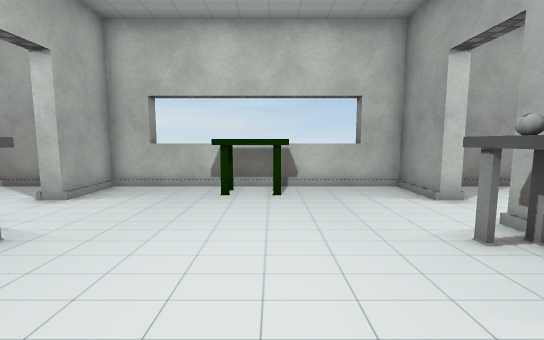
[1] (above)

15 first-person views from a walk through a 3-D level made in the Unity game engine. The camera is 1.4 m above the floor, tilts 6° down and sees 90° across. Doors are open. The floor is counted in squares, 1 m on a side. Each view is taken from the middle of a square. On the plan, view 1 faces up. The plan holds only what a view shows up to about 13 squares ahead; the rest is blank. The player character is not drawn. Some surface patterns are stand-ins.

[2]
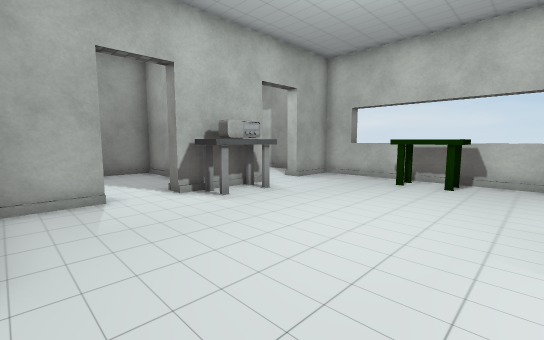

[3]
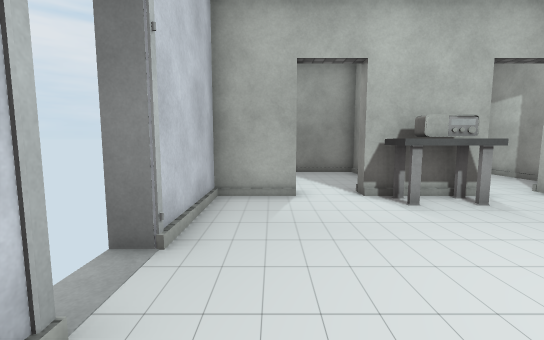

[4]
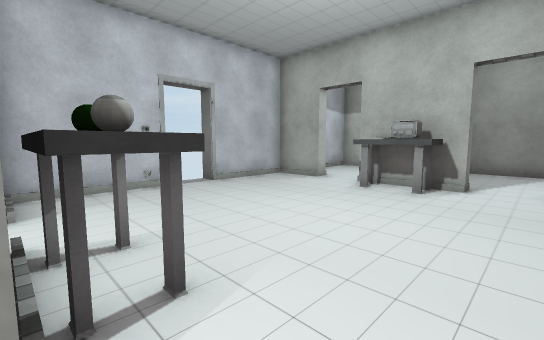

[5]
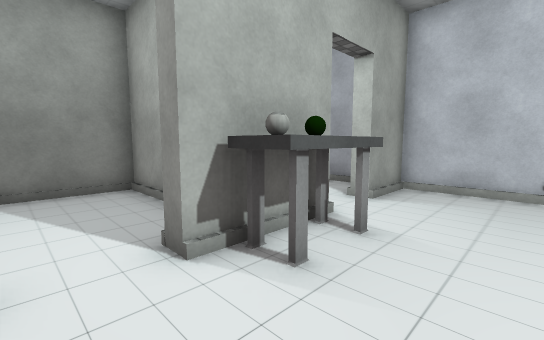

[6]
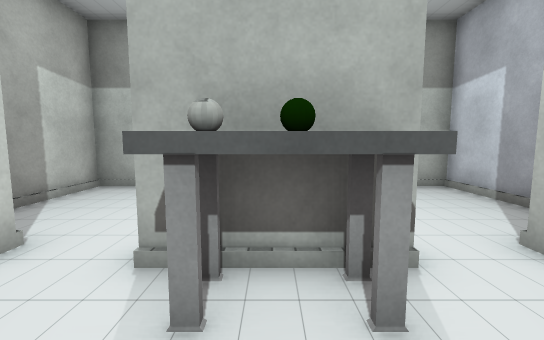

[7]
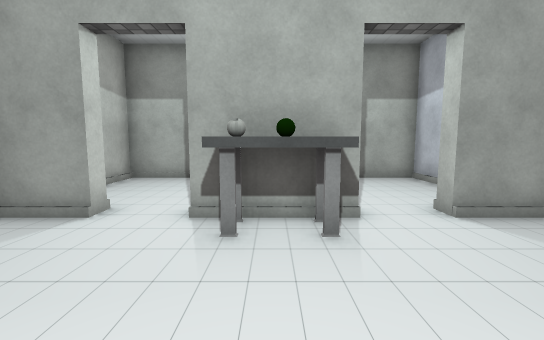

[8]
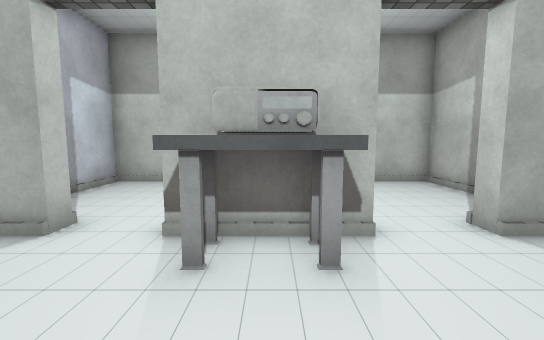

[9]
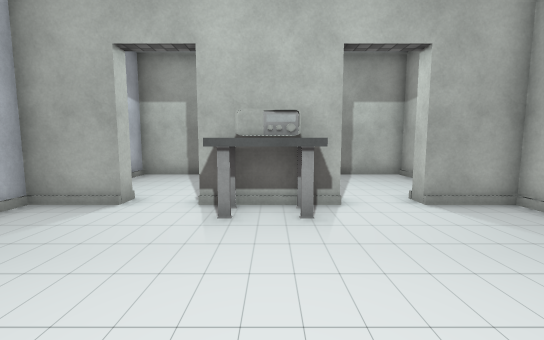

[10]
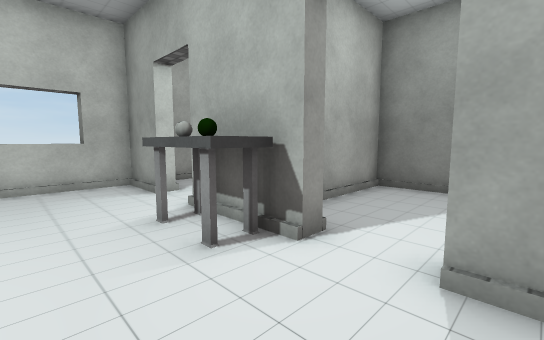

[11]
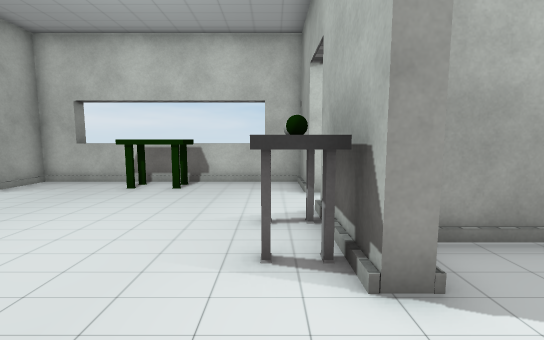

[12]
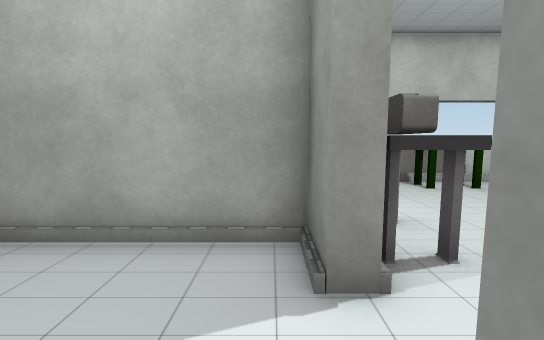

[13]
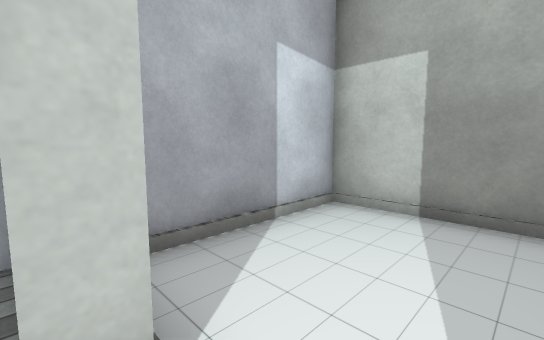

[14]
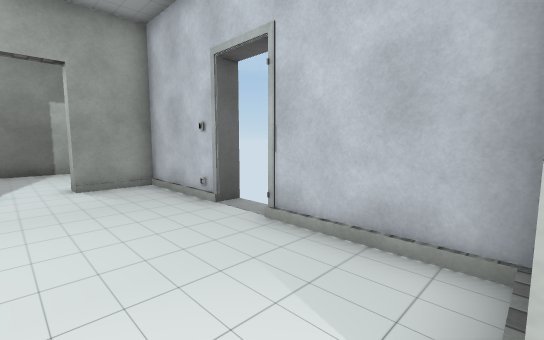

[15]
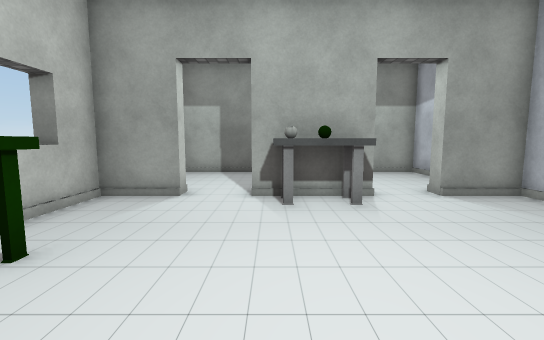

### Floor plan
Points are (right, up) in squares from view 1. A wall is a line through its corners. A room is listed if a view was taken in it or the views show most of it. See-through windows are left out.
Room 1 (views 1, 2, 3, 5, 6, 7, 8, 9, 10, 11, 13, 14, 15)
walls: (-5, 4.5) (-5, 1.4) (-5.5, 1.4); (0.2, -2.5) (4, -2.5) (4, -0.4) (4.5, -0.4); (-5.6, -0.4) (-5, -0.4) (-5, -2.5) (-1.4, -2.5); (4.6, 1.4) (4, 1.4) (4, 4.5); (4, 6.4) (4, 8.5) (-5, 8.5) (-5, 6.4)
ways out: opening at (4, 5.5) to room 2; opening at (-5, 0.5) to room 3; opening at (-5, 5.5) to room 4; opening at (4, 0.5) to room 5; open door at (-0.5, -3)
objects: radio (-4, 2) to (-4, 3); other object (-4, 4); other object (-1, 7) to (0, 8); other object (3, 2); ball (3, 3); white ball (3, 4)
Room 2 (view 4)
walls: (4.6, 6.4) (4, 6.4); (7.5, 3.2) (9.5, 3.2) (9.5, 8.5) (5.5, 8.5); (4, 4.5) (4.5, 4.5)
ways out: opening at (4, 5.5) to room 1
Room 3 (view 12)
walls: (-5.5, 1.4) (-5.5, 2.7) (-10.5, 2.7) (-10.5, -2.5) (-6.3, -2.5)
ways out: opening at (-5, 0.5) to room 1
Room 4 (no view inside)
walls: (-7.2, 8.5) (-10.5, 8.5) (-10.5, 3.7); (-5.5, 4.5) (-5, 4.5); (-5, 6.4) (-5.5, 6.4)
ways out: opening at (-5, 5.5) to room 1
Room 5 (no view inside)
walls: (5.6, -2.5) (9.5, -2.5) (9.5, 2.7) (5.2, 2.7)
ways out: opening at (4, 0.5) to room 1

Where each view was taken, in squares from view 1:
view 1: 0 up, 0 right, facing up
view 2: 2 down, 2 right, facing up-left
view 3: 1 down, 2 right, facing left
view 4: 6 up, 4 right, facing down-left
view 5: 6 up, 1 right, facing down-right
view 6: 3 up, 1 right, facing right
view 7: 3 up, 1 left, facing right
view 8: 3 up, 1 left, facing left
view 9: 3 up, 1 right, facing left
view 10: 1 down, 1 right, facing up-right
view 11: 1 down, 3 right, facing up
view 12: 1 down, 6 left, facing up
view 13: 1 up, 5 left, facing down-left
view 14: 1 up, 5 left, facing down-right
view 15: 4 up, 3 left, facing right
